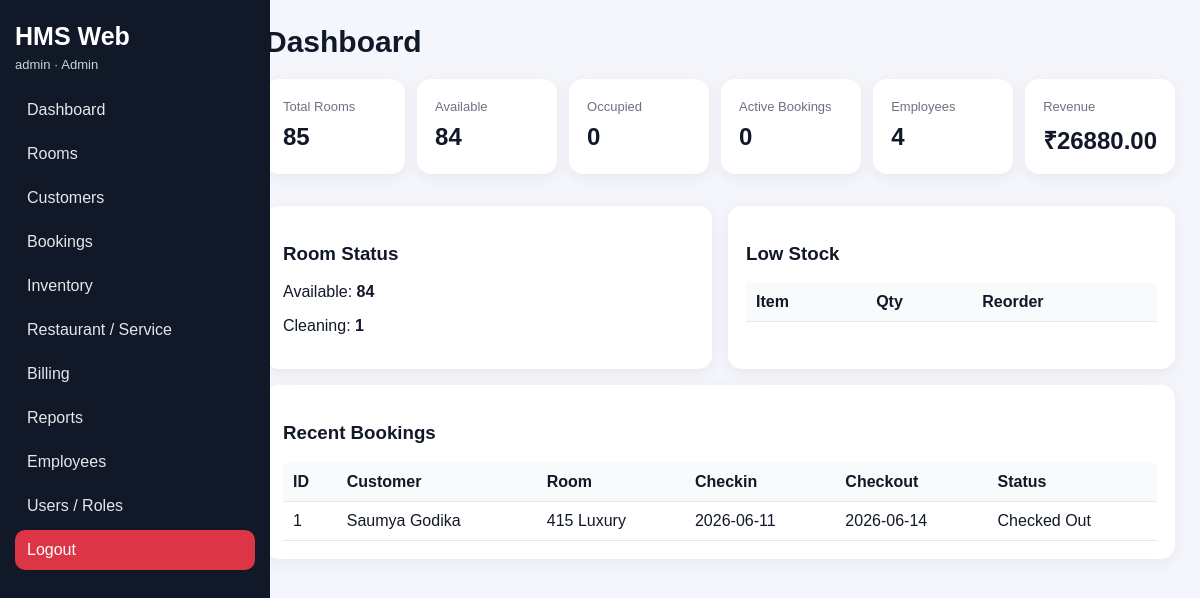
The app's page /dashboard (signed in) with its own data.
### tables this page shows
CREATE TABLE rooms(
        id INTEGER PRIMARY KEY AUTOINCREMENT,
        room_no TEXT UNIQUE,
        category TEXT,
        price REAL,
        status TEXT DEFAULT 'Available');

CREATE TABLE bookings(
        id INTEGER PRIMARY KEY AUTOINCREMENT,
        customer_id INTEGER,
        room_id INTEGER,
        checkin TEXT,
        checkout TEXT,
        status TEXT DEFAULT 'Active');

CREATE TABLE customers(
        id INTEGER PRIMARY KEY AUTOINCREMENT,
        name TEXT,
        phone TEXT,
        email TEXT,
        id_proof TEXT,
        address TEXT);

### app.py (the view)
@app.route("/dashboard")
def dashboard():
    stats = {
        "total_rooms": run("SELECT COUNT(*) c FROM rooms", one=True)["c"],
        "available": run("SELECT COUNT(*) c FROM rooms WHERE status='Available'", one=True)["c"],
        "occupied": run("SELECT COUNT(*) c FROM rooms WHERE status='Occupied'", one=True)["c"],
        "active_bookings": run("SELECT COUNT(*) c FROM bookings WHERE status='Active'", one=True)["c"],
        "employees": run("SELECT COUNT(*) c FROM employees WHERE status='Active'", one=True)["c"],
        "revenue": run("SELECT COALESCE(SUM(total),0) t FROM bills", one=True)["t"]
    }
    room_status = run("SELECT status, COUNT(*) count FROM rooms GROUP BY status")
    low_stock = run("SELECT * FROM inventory WHERE quantity <= reorder_level")
    recent = run("""SELECT b.id,c.name,r.room_no,r.category,b.checkin,b.checkout,b.status
                    FROM bookings b JOIN customers c ON b.customer_id=c.id
                    JOIN rooms r ON b.room_id=r.id ORDER BY b.id DESC LIMIT 5""")
    return render_template("dashboard.html", stats=stats, room_status=room_status, low_stock=low_stock, recent=recent)

### app.py (called while the page is built)
def db():
    con = sqlite3.connect(DB_PATH)
    con.row_factory = sqlite3.Row
    return con

def run(sql, args=(), one=False, commit=False):
    con = db()
    cur = con.execute(sql, args)
    if commit:
        con.commit()
        last = cur.lastrowid
        con.close()
        return last
    rows = cur.fetchall()
    con.close()
    return (rows[0] if rows else None) if one else rows

def login_required():
    return "user_id" in session

@app.context_processor
def inject():
    return dict(current_user=session)

@app.before_request
def protect():
    allowed = ["login", "static"]
    if request.endpoint and request.endpoint not in allowed and not login_required():
        return redirect(url_for("login"))

### templates/dashboard.html
{% extends "base.html" %}{% block content %}<h1>Dashboard</h1>
<div class="cards">{% for k,v in stats.items() %}<div class="card"><span>{{ k.replace("_"," ").title() }}</span><h2>{% if k=="revenue" %}₹{{"%.2f"|format(v)}}{% else %}{{v}}{% endif %}</h2></div>{% endfor %}</div>
<div class="grid"><div class="panel"><h3>Room Status</h3>{% for r in room_status %}<p>{{r.status}}: <b>{{r.count}}</b></p>{% endfor %}</div>
<div class="panel"><h3>Low Stock</h3><table><tr><th>Item</th><th>Qty</th><th>Reorder</th></tr>{% for i in low_stock %}<tr><td>{{i.item_name}}</td><td>{{i.quantity}}</td><td>{{i.reorder_level}}</td></tr>{% endfor %}</table></div></div>
<div class="panel"><h3>Recent Bookings</h3><table><tr><th>ID</th><th>Customer</th><th>Room</th><th>Checkin</th><th>Checkout</th><th>Status</th></tr>{% for b in recent %}<tr><td>{{b.id}}</td><td>{{b.name}}</td><td>{{b.room_no}} {{b.category}}</td><td>{{b.checkin}}</td><td>{{b.checkout}}</td><td>{{b.status}}</td></tr>{% endfor %}</table></div>
{% endblock %}

### static/css/style.css (style rules this page uses)
body { margin:0;background:#f4f6fb;font-family:Arial,sans-serif;color:#111827 }
h1 { font-size:30px;margin:0 0 20px }
.panel,.card { background:white;padding:18px;border-radius:14px;box-shadow:0 4px 16px rgba(0,0,0,.06);margin-bottom:16px }
.cards { display:grid;grid-template-columns:repeat(6,1fr);gap:12px;margin-bottom:16px }
.card span { color:#6b7280;font-size:13px }
.card h2 { margin:8px 0 0 }
.grid { display:grid;grid-template-columns:1fr 1fr;gap:16px }
table { width:100%;border-collapse:collapse;background:white }
th,td { padding:10px;border-bottom:1px solid #e5e7eb;text-align:left }
th { background:#f9fafb }

### records on screen
rooms: replace "Available", id "84"
bookings: id "1", name "Saumya Godika", room_no "415", category "Luxury", checkin "2026-06-11", checkout "2026-06-14", status "Checked Out"

### other values on screen
{{ current_user.username }} "admin"
{{ current_user.role }} "Admin"
{{ k.replace("_"," ").title() }} "Total Rooms" "Occupied" "Active Bookings" "Employees" "Revenue"
{{ v }} "85" "0" "0" "4"
{{ "%.2f"|format(v) }} "26880.00"
{{ r.status }} "Available" "Cleaning"
{{ r.count }} "84" "1"
